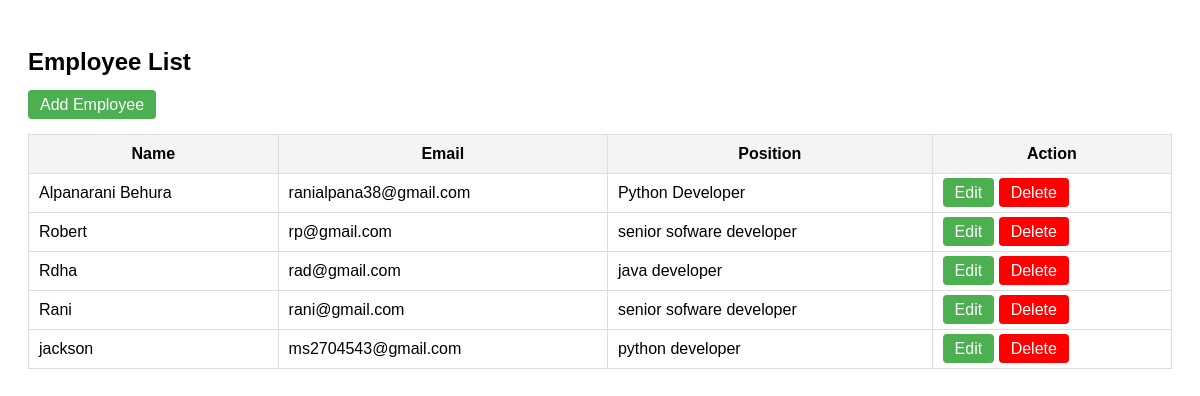
The page / on the database its author committed.
### core/models.py (models this page shows, shortened)
class Employee(models.Model):
    name = models.CharField(max_length=100)
    email = models.EmailField()
    position = models.CharField(max_length=100)

### core/views.py (the view)
# urls.py: path('', views.employee_list, name='employee_list'),
def employee_list(request):
    employees = Employee.objects.all()
    return render(request, 'core/list.html', {'employees': employees})

### core/templates/core/list.html (shortened to what this page needs)
<!DOCTYPE html>
<html>
<head>
</head>
<body>
    <h2>Employee List</h2>
    <a href="{% url 'employee_create' %}" class="button">Add Employee</a>
    <table>
        <thead>
            <tr>
                <th>Name</th>
                <th>Email</th>
                <th>Position</th>
                <th>Action</th>
            </tr>
        </thead>
        <tbody>
            {% for employee in employees %}
            <tr>
                <td>{{ employee.name }}</td>
                <td>{{ employee.email }}</td>
                <td>{{ employee.position }}</td>
                <td>
                    <a href="{% url 'employee_update' employee.pk %}" class="button">Edit</a>
                    <a href="{% url 'employee_delete' employee.pk %}" class="button" style="background-color:red;">Delete</a>
                </td>
            </tr>
            {% empty %}
            <tr>
                <td colspan="4">No employees found.</td>
            </tr>
            {% endfor %}
        </tbody>
    </table>
</body>
</html>

### core/templates/core/list.html (style rules this page uses)
body { font-family: Arial; padding: 20px; }
table { border-collapse: collapse; width: 100%; margin-top: 20px; }
th, td { border: 1px solid #ddd; padding: 10px; }
th { background-color: #f4f4f4; }
a.button { background-color: #4CAF50; color: white; padding: 6px 12px; text-decoration: none; border-radius: 4px; }

### rows shown on the page
Employee: name "Alpanarani Behura", email "ranialpana38@gmail.com", position "Python Developer"
Employee: name "Robert", email "rp@gmail.com", position "senior sofware developer"
Employee: name "Rdha", email "rad@gmail.com", position "java developer"
Employee: name "Rani", email "rani@gmail.com", position "senior sofware developer"
Employee: name "jackson", email "ms2704543@gmail.com", position "python developer"
